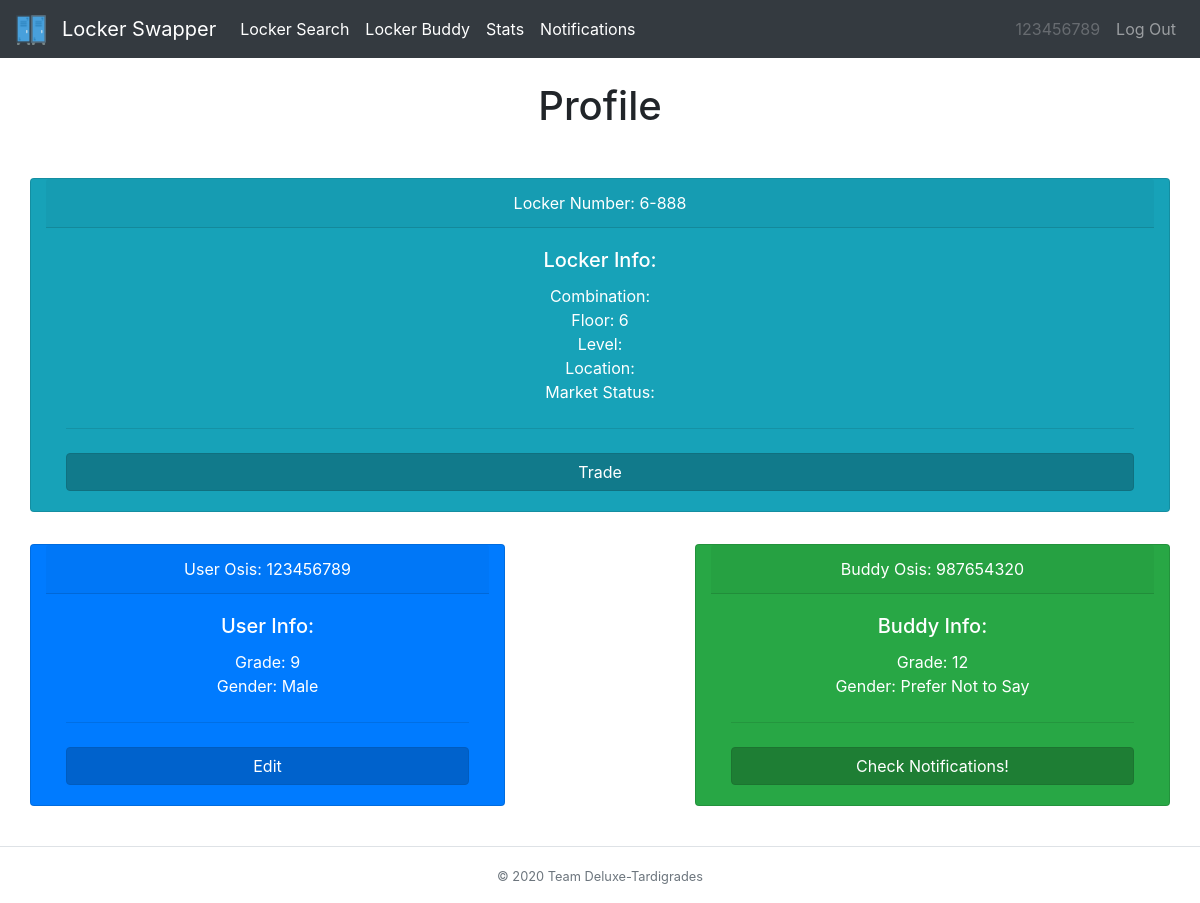
Before: /home (signed in) with the older database file.
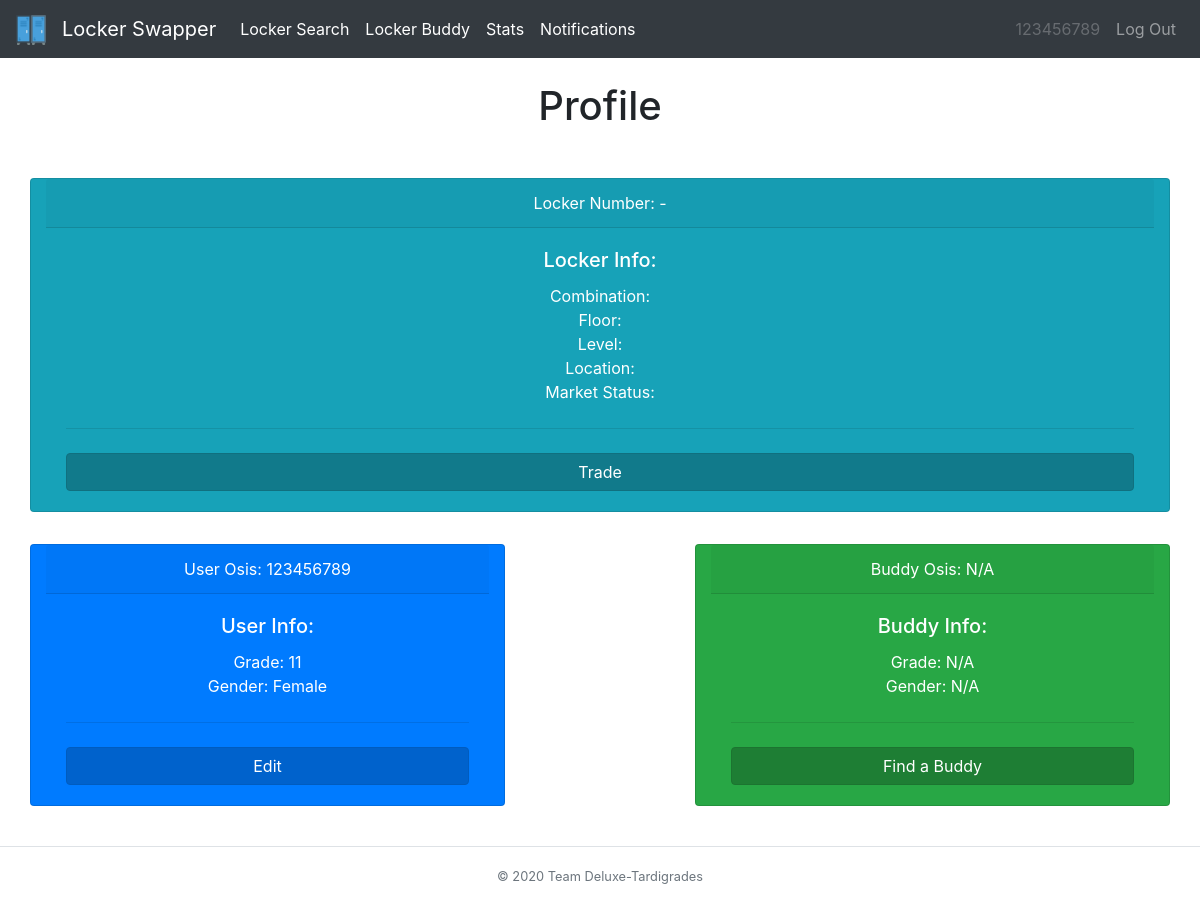
After: the same page with the newer database file.
### tables this page shows
CREATE TABLE locker_tbl (locker INT, owner TEXT, combo TEXT, floor INT, level INT, location TEXT, status TEXT);

CREATE TABLE user_tbl (osis INT, password TEXT, locker INT, grade INT, buddy INT, survey TEXT, gender TEXT);

### __init__.py (the view)
@app.route("/home")
@login_required
def profile():
    userInfo = db_manager.getUserInfo(session['osis'])
    buddy = ["N/A","N/A","N/A","N/A","N/A","N/A","N/A","N/A"]
    if userInfo[4] != "":
        buddy = db_manager.getUserInfo(userInfo[4])
    locker = db_manager.getLockerInfo(userInfo[2], session['osis'])
    transactions=db_manager.getTransactionInfo(session['osis'])
    changed=db_manager.ifDissolve(session["osis"])
    return render_template("home.html", heading="Profile", userInfo=userInfo, buddy=buddy, locker=locker, transactions=transactions , user=session['osis'], changed=changed)

### __init__.py (called while the page is built)
def login_required(f):
    @wraps(f)
    def dec(*args, **kwargs):
        if 'osis' in session:
            return f(*args, **kwargs)
        flash('You must be logged in to view this page!', 'danger')
        return redirect('/')
    return dec

### db_builder.py (called while the page is built)
def execmany(cmd, inputs):
    db = sqlite3.connect(DB_FILE)
    c = db.cursor()
    output = c.execute(cmd, inputs)
    db.commit()
    return output

### db_manager.py (called while the page is built)
def getUserInfo(osis):
    q = "SELECT * from user_tbl WHERE osis=?"
    inputs = (osis,)
    data = execmany(q, inputs).fetchone()
    info = [data[0],data[1],data[2],data[3],data[4],data[5],data[6]]
    return info

def getLockerInfo(locker,osis):
    q = "SELECT * from locker_tbl WHERE locker=? AND owner = ?"
    inputs = (locker,osis)
    data = execmany(q, inputs).fetchone()
    info=[]
    if data is not None:
        for value in data:
            info.append(value)
    return info

def getTransactionInfo(osis):
    q = "SELECT * from transaction_tbl WHERE sender=?"
    inputs = (osis,)
    data = execmany(q, inputs).fetchall()
    info = []
    if(data is None):
        return info
    for value in data:
        if len(value)>0 and value[3] == 1:
            info.append([value[0],value[1],value[2],value[3],value[4],value[5]])
    return info

def ifDissolve(user):
    q = "SELECT * FROM transaction_tbl WHERE (recipient=? OR sender=?) AND status = ? AND request = ?"
    inputs=(user,user,1,"D")
    data=execmany(q,inputs).fetchall()
    if len(data)!=0:
        return True
    return False

### templates/home.html (shortened to what this page needs)
{% extends "base.html" %}
{% block body %}
<div class="row">
  <div class="col-sm-12 col-md-12 col-lg-12 mx-auto">
    <div class="row">
      <div class="card text-white text-center bg-info my-3 col-md-12">
        <div class="card-header">Locker Number: {{locker[3]}}-{{locker[0]}}</div>
        <div class="card-body">
          <h5 class="card-title">Locker Info:</h5>
          <p class="card-text">Combination: {{locker[2]}} <br> Floor: {{locker[3]}} <br> Level: {{locker[4]}} <br> Location: {{locker[5]}} <br> Market Status: {{locker[6]}}</p>
          <hr class="my-4">
          <form action="/market" method="post">
            <button type="submit" class="btn btn-info btn-block active">Trade</button>
          </form>
        </div>
      </div>
    </div>
    <div class="row">
      <div class="card text-white text-center bg-primary my-3 col-md-5">
        <div class="card-header">User Osis: {{userInfo[0]}}</div>
        <div class="card-body">
          <h5 class="card-title">User Info:</h5>
          <p class="card-text">Grade: {{userInfo[3]}} <br> Gender: {{userInfo[6]}}</p>
          <hr class="my-4">
          <form action="/editprof">
            <button type="submit" class="btn btn-primary btn-block active">Edit</button>
          </form>
        </div>
      </div>
      <div class="col-md-2">
      </div>
      <div class="card text-white text-center bg-success my-3 col-md-5">
        <div class="card-header">Buddy Osis: {{buddy[0]}}</div>
        <div class="card-body">
          <h5 class="card-title">Buddy Info:</h5>
          <p class="card-text">Grade: {{buddy[3]}} <br> Gender: {{buddy[6]}}</p>
          <hr class="my-4">
         {% if buddy[0] != "N/A" and changed %}
           <form action="/notifs">
             <button type="submit" class="btn btn-success btn-block active" >Check Notifications!</button>
           </form>
          {% endif %}
         {% if buddy[0] == "N/A" %}
         <form action="/survey">
           <button type="submit" class="btn btn-success btn-block active">Find a Buddy</button>
         </form>
        {% endif %}
        </div>
      </div>
      </div>
  </div>
</div>
{% endblock %}

### templates/base.html (shortened to what this page needs)
{% from "macros/render_flashes.html" import render_flashes %}
<!DOCTYPE html>
<html>
    <head>
        <link rel="stylesheet" href="https://stackpath.bootstrapcdn.com/bootstrap/4.3.1/css/bootstrap.min.css">
    </head>
    <body>
      <nav class="navbar navbar-expand-lg navbar-dark bg-dark">
      <a class="navbar-brand" href="/home">
        <img src="/../static/lockericon.png" alt="" width="30" height="30">
      </a>
      <a class="navbar-brand" href="/home">Locker Swapper</a>
      <div class="collapse navbar-collapse" id="navbarSupportedContent">
        <ul class="navbar-nav mr-auto">
          <li class="nav-item active">
            <a class="nav-link" href="/locker">Locker Search</a>
          </li>
          <li class="nav-item active">
            <a class="nav-link" href="/survey">Locker Buddy</a>
          </li>
          <li class="nav-item active">
            <a class="nav-link" href="/stats">Stats</a>
          </li>
          <li class="nav-item active">
            <a class="nav-link" href="/notifs">Notifications</a>
          </li>
        </ul>
        <ul class="navbar-nav navbar-right">
            <li class="nav-item">
                <a class="nav-link disabled">{{user}}</a>
            </li>
            <li class="nav-item">
                <a class="nav-link" href="/logout">Log Out</a>
            </li>
        </ul>
      </div>
    </nav>
    <div class="container">
      {{ render_flashes() }}
      <h1 class="text-center">{{heading}}</h1>
      <br>
      {% block body %}
      {% endblock %}
    </div>
    <br>
    <footer class="footer-copyright text-center py-3 border-top">
        <small class="text-muted">© 2020 Team Deluxe-Tardigrades</small>
    </footer>
  </body>
</html>

### templates/macros/render_flashes.html (shortened to what this page needs)
{% macro render_flashes() %}
    <br>
{% endmacro %}

Changed rows visible on the page:
no longer on this page (row edited): locker_tbl: floor "6", locker "888"
removed user_tbl: osis "987654320", grade "12", gender "Prefer Not to Say"
changed user_tbl: grade "9" → "11"; gender "Male" → "Female"
Other visible differences:
{{ buddy[0] }}: (not shown) → "N/A"
{{ buddy[3] }}: (not shown) → "N/A"
{{ buddy[6] }}: (not shown) → "N/A"
text no longer shown: "Check Notifications!"
text now shown: "Find a Buddy"
